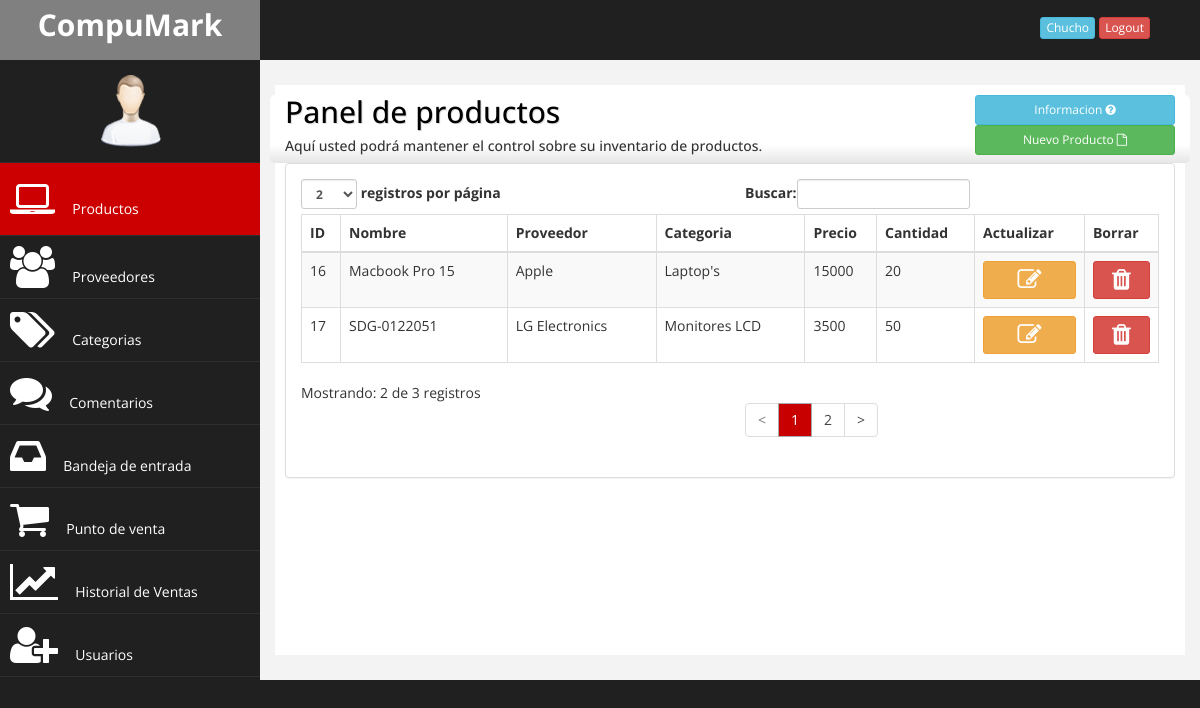
The page /administrador/productos.php (signed in) on the database its author committed.
### tables this page shows
CREATE TABLE IF NOT EXISTS `productos` (
  `id_producto` int(11) NOT NULL AUTO_INCREMENT,
  `proveedores_id_proveedor` int(11) NOT NULL,
  `categoria_id_Categoria` int(11) NOT NULL,
  `nom_producto` varchar(50) NOT NULL,
  `pre_producto` double NOT NULL,
  `can_producto` int(11) NOT NULL,
  PRIMARY KEY (`id_producto`),
  KEY `fk_productos_proveedores1_idx` (`proveedores_id_proveedor`),
  KEY `fk_productos_categoria1_idx` (`categoria_id_Categoria`)
);

CREATE TABLE IF NOT EXISTS `proveedores` (
  `id_proveedor` int(11) NOT NULL AUTO_INCREMENT,
  `em_proveedor` varchar(45) NOT NULL,
  `cont_proveedor` varchar(45) NOT NULL,
  `tel_proveedor` varchar(45) NOT NULL,
  `cor_proveedor` varchar(45) NOT NULL,
  `dir_proveedor` varchar(45) NOT NULL,
  PRIMARY KEY (`id_proveedor`)
);

CREATE TABLE IF NOT EXISTS `categoria` (
  `id_Categoria` int(11) NOT NULL AUTO_INCREMENT,
  `nom_categoria` varchar(45) NOT NULL,
  `desc_categoria` varchar(100) NOT NULL,
  PRIMARY KEY (`id_Categoria`)
);

### lib/class/Conexion.php (called while the page is built, shortened)
<?php
class Conexion
{
    private static $instancia;
    private $con;
    private function __construct()
    {
    try
    {
    $this->con = new PDO('mysql:host=localhost;dbname=cm_db','root','');
    $this->con->exec("SET CHARSET SET utf8");
    }catch(PDOException $e)
    {
    echo "Error: ".$e->getMessage();
    die();
    }
    }
    public static function singleton_conexion()
    {
      if(!Isset(self::$instancia))
      {
       self::$instancia = new $miclase;
      }
        return self::$instancia;
    }
    public function prepare($sql)
    {
       return $this->con->prepare($sql);
    }
}

### lib/class/Productos.php (called while the page is built, shortened)
<?php
require_once 'Conexion.php';
class Productos
{
private $con;
public function __construct()
{
 $this->con = Conexion::singleton_conexion();
}
public function show_data($id= null)
{
    try{
$sql ="Select * from categoria,proveedores,productos where categoria_id_Categoria=id_categoria and proveedores_id_proveedor=id_proveedor";
    $consulta = $this->con->prepare($sql);
    $consulta->execute();
    $this->con=NULL;
        if($consulta->rowCount()>0)
        {
            return $consulta;
        }else{
            return false;
        }
    }catch(PDOException $e){
      print "Error: ".$e->getMessage();
    }
}
}

### administrador/productos.php (the view, shortened to what this page needs)
<?php
include_once '../lib/class/Productos.php';
$classPro = new Productos();
$dataPro= $classPro->show_data(NULL);
?>
<!DOCTYPE html>
<html>
<head>
    <link href="../css/herramientas/bootstrap.css" rel="stylesheet" />
    <link href="../css/herramientas/font-awesome.css" rel="stylesheet" />
    <link href="../css/admin-style.css" rel="stylesheet" />
    <link href="../css/herramientas/jquery.ketchup-alter.css" rel="stylesheet">
    <link href="../css/herramientas/jcomfirmaction2.css" rel="stylesheet">
</head>
<body>
    <div id="wrapper">
           <nav class="navbar navbar-default navbar-cls-top " role="navigation" style="margin-bottom: 0">
            <div class="navbar-header">
                <a class="navbar-brand" href="../index.php">CompuMark</a>
            </div>
       <div class="session">
       <a tabindex="0" class="btn btn-xs btn-info popov" role="button" data-toggle="popover" data-trigger="focus"
       title="Informacion de <?php echo $_SESSION['nom_cliente']; ?>" data-placement="left"
       data-content="
              <strong> Nivel:</strong>&nbsp;<?php echo $_SESSION['niv_cliente']; ?><br>
               <strong>E-Mail:</strong>&nbsp;<?php echo $_SESSION['cor_cliente']; ?><br>
               <strong>No.de Usuario:</strong>&nbsp;<?php echo $_SESSION['id_Cliente']; ?><br>
          ">
           <?php echo $_SESSION['nom_cliente']; ?>
       </a>
       <a href="../login.php" class="btn btn-danger btn-xs">Logout</a>
       </div>
        </nav>
                <nav class="navbar-default navbar-side" role="navigation">
            <div class="sidebar-collapse">
                <ul class="nav" id="main-menu">
				<li class="text-center">
                    <img src="../herramientas/img/find_user.png" class="user-image img-responsive"/>
					</li>
                     <li>
                        <a  class="active" href="productos.php"><i class=" fa fa-laptop fa-3x"></i>&nbsp; Productos</a>
                    </li>
                      <li>
                        <a  href="proveedores.php"><i class="fa fa-users fa-3x"></i>&nbsp; Proveedores</a>
                    </li>
                     <li>
                        <a  href="categorias.php"><i class="fa fa-tags fa-3x"></i>&nbsp; Categorias</a>
                    </li>
                   <li>
                        <a  href="comentarios.php"><i class="fa fa-comments fa-3x"></i>&nbsp; Comentarios
                    </a>
                    </li>
                    <li>
                        <a  href="contactos_cm.php"><i class="fa fa-inbox fa-3x"></i>&nbsp; Bandeja de entrada
                    </a>
                    </li>
                    <li>
                        <a   href="punto_deVenta.php"><i class="fa fa-shopping-cart fa-3x"></i>&nbsp; Punto de venta</a>
                    </li>
                    <li>
                        <a   href="ventas.php"><i class="fa fa-line-chart fa-3x"></i>&nbsp; Historial de Ventas</a>
                    </li>
				    <li>
<?php
 if($_SESSION['niv_cliente']=="ad-master")
 { ?>
                        <a  href="usuarios.php"><i class="fa fa-user-plus fa-3x"></i>&nbsp; Usuarios</a>
<?php
 }else{
?>
                   <a  href="#" class="disabled_menu"><i class="fa fa-user-plus fa-3x"></i>&nbsp; Usuarios</a>
 <?php } ?>
                    </li>
                     </ul>
            </div>
        </nav>
           <div id="page-wrapper" >
            <div id="page-inner">
                <div class="row orion">
                    <div class="col-md-9">
                     <h2 id="one">Panel de productos</h2>
                        <h5>Aquí usted podrá mantener el control sobre su inventario de productos.</h5>
                    </div>
                <div class="col-md-3">
                 <button class="btn btn-info btn-sm" data-toggle="modal" data-target="#myModal5">
                              Informacion <i class="fa fa-question-circle fa-x"></i>
                 </button>
                             <a href="formu_Producto.php" class="btn btn-success btn-sm" role="button">
                                 Nuevo Producto&nbsp;<i class="fa fa-file-o fa-x"></i>
                             </a>
                </div>
                </div>
               <div class="row">
                  <div class="col-md-12 ">
<?php if($dataPro!=null){ ?>
                              <div class="panel panel-default">
                                <div class="panel-body">
                                    <div class="table-responsive">
                                        <table class="table table-striped table-bordered table-hover" id="dataTables-example2">
                                            <thead>
                                                <tr>
                                                    <th>ID</th>
                                                    <th>Nombre</th>
                                                    <th>Proveedor</th>
                                                    <th>Categoria</th>
                                                    <th>Precio</th>
                                                    <th>Cantidad</th>
                                                    <th>Actualizar</th>
                                                    <th>Borrar</th>
                                                </tr>
                                            </thead>
                                            <tbody>
                                            <?php
while($data=$dataPro->fetchObject())
{
                        echo "<tr class='odd gradeX'>";
                            echo "<td>" . $data->id_producto . "</td>";
                            echo "<td>" . $data->nom_producto . "</td>";
                            echo "<td>" . $data->em_proveedor . "</td>";
                            echo "<td>" . $data->nom_categoria . "</td>";
                            echo "<td>" . $data->pre_producto. "</td>";
                            echo "<td>" . $data->can_producto. "</td>";
                            echo "<td> <form name='F-update' action='formu_Producto.php' method='post'>
                                 <input type='hidden' name='id' value='".$data->id_producto."'>
                                 <button type='submit' class='btn btn-warning btn-sm'><i class='fa fa-pencil-square-o fa-2x'></i></button>
                                 </form>
                                 </td>";
                            echo "<td> <form name='F-delete' class='validator'action='../lib/ops_productos/deleteProducto.php' method='post'>
                                 <input type='hidden' name='id' value='".$data->id_producto."'>
                                  <button type='submit' class='btn btn-danger btn-sm ask'><i class='fa fa-trash fa-2x'></i></button>
                                 </form>
                                 </td>";
                        echo "</tr>"; ?>
                         <?php } ?>
                               </tbody>
                            </table>
                        </div>
                    </div>
                </div>
 <?php } ?>
                        </div>
                </div>
            </div>
        </div>
    </div>
</body>
</html>

### css/admin-style.css (style rules this page uses)
html { background:#202020; }
body { font-family: 'Open Sans', sans-serif; }
#wrapper { width: 100%; background:#202020; }
#page-wrapper { padding: 15px 15px; background:#F3F3F3; }
#page-inner { width:100%; min-height:570px; margin:10px 20px 10px 0px; background-color:#fff!important; padding:10px; }
.text-center { text-align:center; }
#one { color: #000000; text-shadow: 1px 1px #DDDDDD; }
.orion { background: rgba(255,255,255,1); background: -moz-linear-gradient(top, rgba(255,255,255,1) 0%, rgba(255,255,255,1) 73%, rgba(230,230,230,1) 100%); background: -webkit-gradient(left top, left bottom, color-stop(0%, rgba(255,255,255,1)), color-stop(73%, rgba(255,255,255,1)), color-stop(100%, rgba(230,230,230,1))); background: -webkit-linear-gradient(top, rgba(255,255,255,1) 0%, rgba(255,255,255,1) 73%, rgba(230,230,230,1) 100%); background: -o-linear-gradient(top, rgba(255,255,255,1) 0%, rgba(255,255,255,1) 73%, rgba(230,230,230,1) 100%); background: -ms-linear-gradient(top, rgba(255,255,255,1) 0%, rgba(255,255,255,1) 73%, rgba(230,230,230,1) 100%); background: linear-gradient(to bottom, rgba(255,255,255,1) 0%, rgba(255,255,255,1) 73%, rgba(230,230,230,1) 100%); filter: progid:DXImageTransform.Microsoft.gradient( startColorstr='#ffffff', endColorstr='#e6e6e6', GradientType=0 ); border-radius: 5px; }
.session { color: white; padding: 15px 50px 5px 50px; float: right; font-size: 16px; }
.user-image { margin: 15px auto; -webkit-border-radius: 10px; -moz-border-radius: 10px; border-radius: 10px; max-height:150px; max-width:150px; }
.navbar-cls-top .navbar-brand { color: #fff; background: #C90000; width: 260px; text-align: center; height: 60px; font-size: 30px; font-weight: 700; -o-transition: all 1s; -moz-transition: all 1s; -webkit-transition: all 1s; -ms-transition: all 1s; }
.sidebar-collapse , .sidebar-collapse .nav { background:none; }
.sidebar-collapse .nav { padding:0; }
.sidebar-collapse .nav > li > a { color:#fff; background:#202020; text-shadow:none; }
.sidebar-collapse > .nav > li > a { padding:10px 10px; -o-transition: all .5s; -moz-transition: all .5s; -webkit-transition: all .5s; -ms-transition: all .5s; }
.sidebar-collapse > .nav > li { border-bottom: 1px solid rgba(107, 108, 109, 0.19); }
.sidebar-collapse .nav > li > a.active { background: #CC0000; padding:15px 10px; outline:0; color: #FFFFFF; -o-transition: all 1s; -moz-transition: all 1s; -webkit-transition: all 1s; -ms-transition: all 1s; }
.navbar-side { border:none; background-color: #202020; }
.navbar-cls-top { background:#202020; border-bottom:none; }
.navbar-default { border:0px solid black; }
.navbar-header { background: #A70303; }
.nav > li > a > i { margin-right:10px; }
@media (min-width:768px) { #page-wrapper { margin: 0 0 0 260px; } }
@media (min-width:768px) { .navbar-side { z-index: 1; position: absolute; width: 260px; } }
@media (min-width:768px) { .navbar { border-radius: 0px; } }

### rows shown on the page
productos: id_producto "16", nom_producto "Macbook Pro 15", proveedores_id_proveedor.em_proveedor "Apple", categoria_id_Categoria.nom_categoria "Laptop's", pre_producto "15000", can_producto "20"
productos: id_producto "17", nom_producto "SDG-0122051", proveedores_id_proveedor.em_proveedor "LG Electronics", categoria_id_Categoria.nom_categoria "Monitores LCD", pre_producto "3500", can_producto "50"

### other values the page prints
$_SESSION['nom_cliente'] "Chucho"
